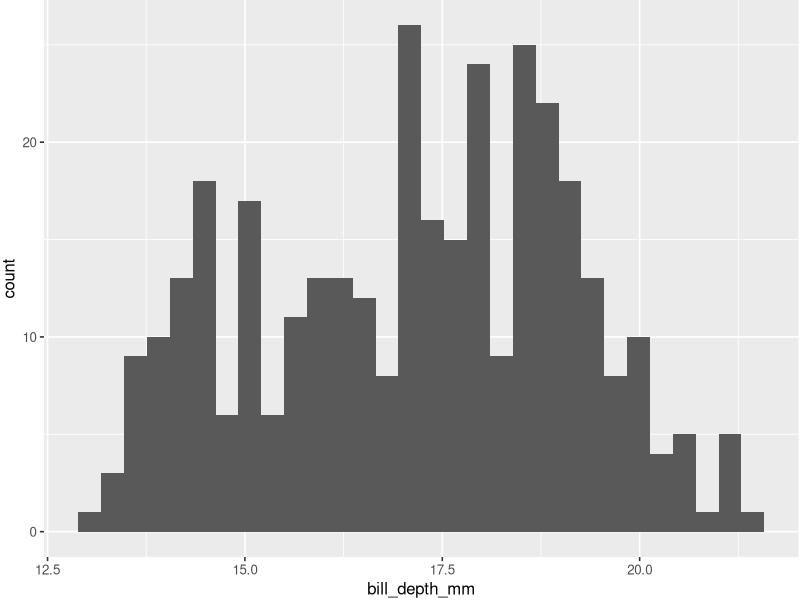
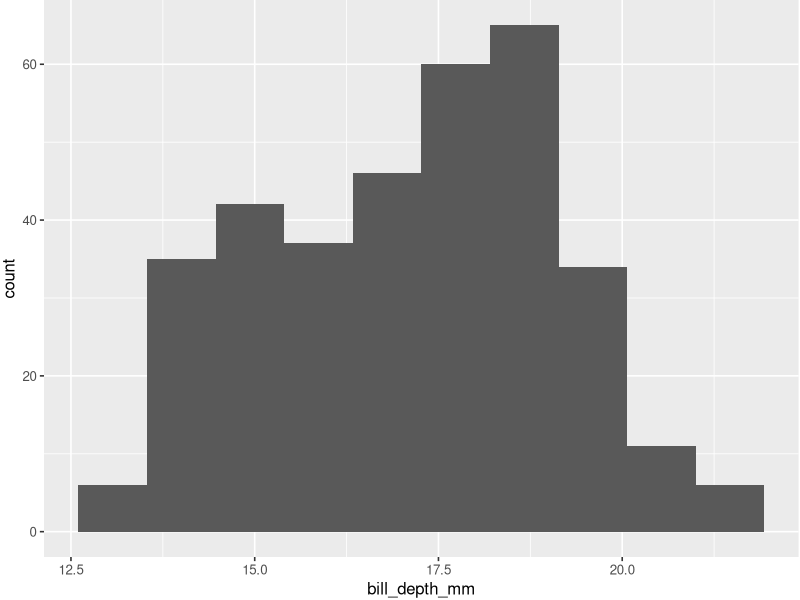
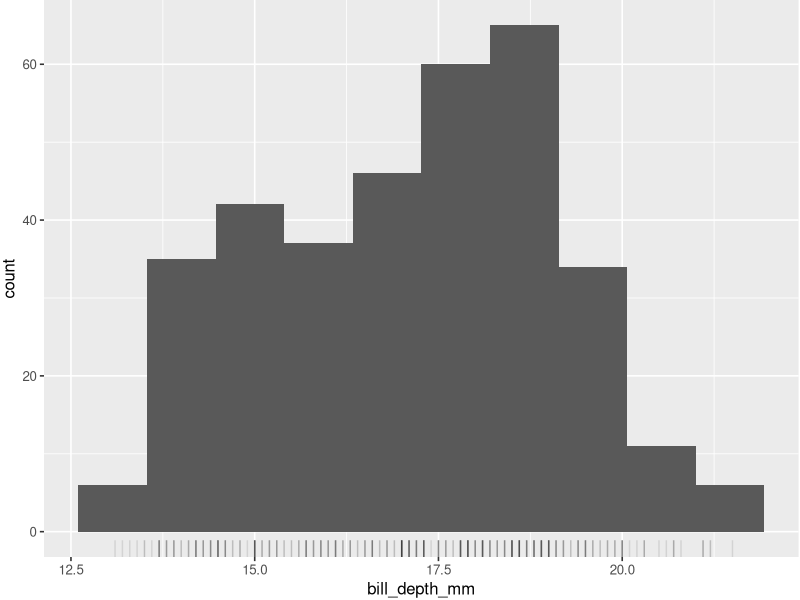

The R source for these figures, in order:
## ---- chunk 1
#| include: false
library(tidyverse)
theme_set(
  theme_gray(base_size = 12) +
    theme(legend.position = "bottom",
          legend.box="vertical",
          legend.spacing = unit(2, 'mm'),
          legend.margin = margin(1,1,1,1),
          plot.margin = margin(0,1,1,1)
          )
)
## ---- chunk 2
# Main tidyverse packages;
# including ggplot2

library(tidyverse)

# The palmer penguins dataset;
# that we are going to use for practice

library(palmerpenguins)
## ---- chunk 3
#| output-location: column
#| fig-width: 5
#| fig-height: 6
penguins %>% 
  ggplot() +
  aes(x = bill_depth_mm) +
  geom_histogram()
## ---- chunk 4
#| output-location: column
#| fig-width: 5
#| fig-height: 6
#| code-line-numbers: "4-7"
penguins %>% 
  ggplot() +
  aes(x = bill_depth_mm) +
  # The number of bins is arbitrary
  # different bins can highlight
  # different patterns
  geom_histogram(bins = 10) 
## ---- chunk 5
#| output-location: column
#| fig-width: 5
#| fig-height: 6
#| code-line-numbers: "8-10"
penguins %>% 
  ggplot() +
  aes(x = bill_depth_mm) +
  # The number of bins is arbitrary
  # different bins can highlight
  # different patterns
  geom_histogram(bins = 10) +
  # You can add a rug under the plot
  # to show the data
  geom_rug(alpha = .1)
